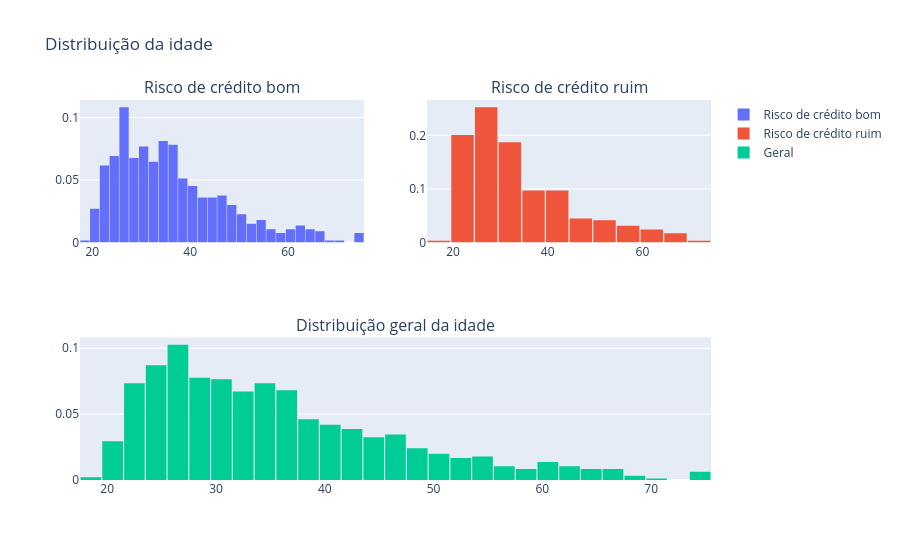

The notebook cell this image was saved under:
### Markdown cell above
Analisando a distribuição de risco de crédito por sexo, observamos que há mais homens do que mulheres classificados como maus pagadores. Porém, ao observar isoladamente o percentual de homens e mulheres, vemos que as mulheres tem um porcentual de risco de crédito ruim ligeiramente mais alto que os homens

### Code cell
# Filtrando os dados para plotagem
df_good = df.loc[df["Credit Risk"] == 1]['Age'].values.tolist()
df_bad = df.loc[df["Credit Risk"] == 2]['Age'].values.tolist()
df_age = df['Age'].values.tolist()

# Primeiro plot
trace0 = go.Histogram(
    x=df_good,
    histnorm='probability',
    name="Risco de crédito bom"
)
# Segundo plot
trace1 = go.Histogram(
    x=df_bad,
    histnorm='probability',
    name="Risco de crédito ruim"
)
# Terceiro plot
trace2 = go.Histogram(
    x=df_age,
    histnorm='probability',
    name="Geral"
)

# Criando a grade
fig = tls.make_subplots(rows=2, cols=2, specs=[[{}, {}], [{'colspan': 2}, None]],
                          subplot_titles=('Risco de crédito bom','Risco de crédito ruim', 'Distribuição geral da idade'))

# Montando os plots na grade
fig.append_trace(trace0, 1, 1)
fig.append_trace(trace1, 1, 2)
fig.append_trace(trace2, 2, 1)

fig['layout'].update(showlegend=True, title='Distribuição da idade', bargap=0.05)
py.iplot(fig, filename='custom-sized-subplot-with-subplot-titles')

### Figure 1 — Plotly figure (JSON) as saved in the notebook; plotly's stock layout.template omitted (floating-point values rounded to 4 significant figures; data arrays with more than 128 entries replaced by an {"elided": "..."} marker saying what was removed)
{"data": [{"histnorm": "probability", "name": "Risco de crédito bom", "type": "histogram", "x": {"elided": "665 int values"}, "xaxis": "x", "yaxis": "y"}, {"histnorm": "probability", "name": "Risco de crédito ruim", "type": "histogram", "x": {"elided": "289 int values"}, "xaxis": "x2", "yaxis": "y2"}, {"histnorm": "probability", "name": "Geral", "type": "histogram", "x": {"elided": "954 int values"}, "xaxis": "x3", "yaxis": "y3"}], "layout": {"annotations": [{"font": {"size": 16}, "showarrow": false, "text": "Risco de crédito bom", "x": 0.225, "xanchor": "center", "xref": "paper", "y": 1, "yanchor": "bottom", "yref": "paper"}, {"font": {"size": 16}, "showarrow": false, "text": "Risco de crédito ruim", "x": 0.775, "xanchor": "center", "xref": "paper", "y": 1, "yanchor": "bottom", "yref": "paper"}, {"font": {"size": 16}, "showarrow": false, "text": "Distribuição geral da idade", "x": 0.5, "xanchor": "center", "xref": "paper", "y": 0.375, "yanchor": "bottom", "yref": "paper"}], "bargap": 0.05, "showlegend": true, "title": {"text": "Distribuição da idade"}, "xaxis": {"anchor": "y", "domain": [0, 0.45]}, "xaxis2": {"anchor": "y2", "domain": [0.55, 1]}, "xaxis3": {"anchor": "y3", "domain": [0, 1]}, "yaxis": {"anchor": "x", "domain": [0.625, 1]}, "yaxis2": {"anchor": "x2", "domain": [0.625, 1]}, "yaxis3": {"anchor": "x3", "domain": [0, 0.375]}}}
